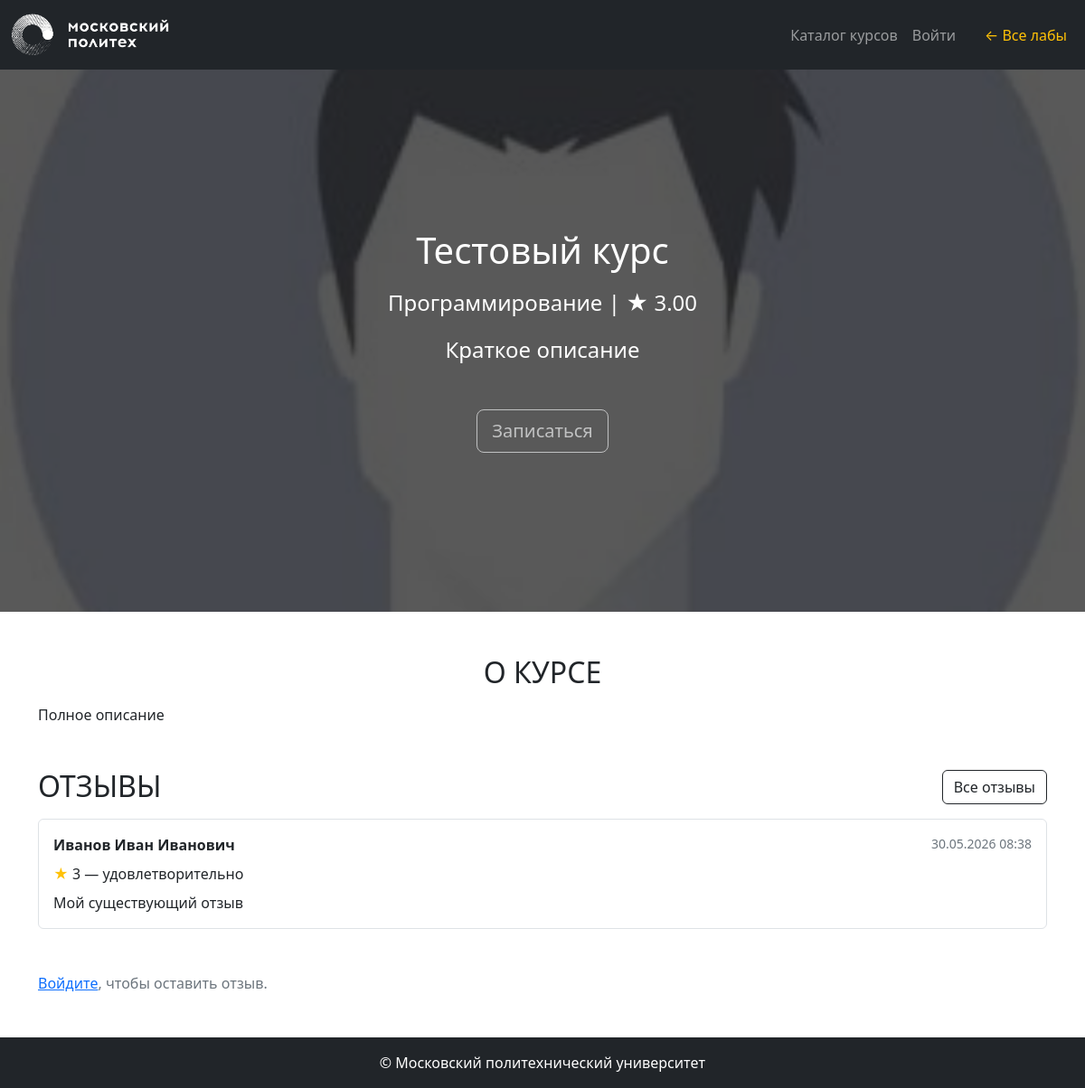
/courses/1, run on the app's committed database.
### models.py (models this page shows, shortened)
class Course(db.Model):
    __tablename__ = 'courses'
    id = db.Column(db.Integer, primary_key=True)
    name = db.Column(db.String(100), nullable=False)
    short_desc = db.Column(db.Text, nullable=False)
    full_desc = db.Column(db.Text, nullable=False)
    rating_sum = db.Column(db.Integer, default=0, nullable=False)
    rating_num = db.Column(db.Integer, default=0, nullable=False)
    category_id = db.Column(db.Integer, db.ForeignKey('categories.id'), nullable=False)
    author_id = db.Column(db.Integer, db.ForeignKey('users.id'), nullable=False)
    background_image_id = db.Column(db.String(100), db.ForeignKey('images.id'), nullable=True)
    created_at = db.Column(db.DateTime, default=datetime.utcnow, nullable=False)
    author = db.relationship('User')
    category = db.relationship('Category', lazy=False)
    bg_image = db.relationship('Image')
    @property
    def rating(self):
        if self.rating_num > 0:
            return self.rating_sum / self.rating_num
        return 0

class Category(db.Model):
    __tablename__ = 'categories'
    id = db.Column(db.Integer, primary_key=True)
    name = db.Column(db.String(100), nullable=False)
    parent_id = db.Column(db.Integer, db.ForeignKey('categories.id'), nullable=True)

class Review(db.Model):
    __tablename__ = 'reviews'
    id = db.Column(db.Integer, primary_key=True)
    rating = db.Column(db.Integer, nullable=False)
    text = db.Column(db.Text, nullable=False)
    created_at = db.Column(db.DateTime, default=datetime.utcnow, nullable=False)
    course_id = db.Column(db.Integer, db.ForeignKey('courses.id'), nullable=False)
    user_id = db.Column(db.Integer, db.ForeignKey('users.id'), nullable=False)
    course = db.relationship('Course', backref=db.backref('reviews', lazy='dynamic'))
    user = db.relationship('User', backref='reviews')
    def rating_label(self):
        return RATING_LABELS.get(self.rating, str(self.rating))

class User(UserMixin, db.Model):
    __tablename__ = 'users'
    id = db.Column(db.Integer, primary_key=True)
    login = db.Column(db.String(100), unique=True, nullable=False)
    password_hash = db.Column(db.String(256), nullable=False)
    surname = db.Column(db.String(100), nullable=True)
    first_name = db.Column(db.String(100), nullable=False)
    patronymic = db.Column(db.String(100), nullable=True)
    role_id = db.Column(db.Integer, db.ForeignKey('roles.id', ondelete='SET NULL'), nullable=True)
    created_at = db.Column(db.DateTime, default=datetime.utcnow, nullable=False)
    role = db.relationship('Role', back_populates='users')
    @property
    def full_name(self):
        parts = [self.surname, self.first_name, self.patronymic]
        return ' '.join(p for p in parts if p)

### lab6/courses.py (the view)
@courses_bp.route('/<int:course_id>')
def show(course_id):
    course = course_repository.get_course_by_id(course_id)
    if course is None:
        abort(404)
    reviews = review_repository.get_latest(course_id)
    return render_template(
        'courses/show.html',
        course=course,
        reviews=reviews,
        **_review_context(course),
    )

### lab6/courses.py (called while the page is built)
def _review_context(course):
    user_review = None
    if current_user.is_authenticated:
        user_review = review_repository.get_user_review(course.id, current_user.id)
    return {
        'user_review': user_review,
        'rating_choices': RATING_CHOICES,
    }

### lab6/repositories/course_repository.py (called while the page is built)
    def get_course_by_id(self, course_id):
        return self.db.session.get(Course, course_id)

### lab6/repositories/review_repository.py (called while the page is built)
    def _base_query(self, course_id):
        return self.db.select(Review).filter_by(course_id=course_id)

    def _apply_sort(self, query, sort):
        if sort == SORT_POSITIVE:
            return query.order_by(Review.rating.desc(), Review.created_at.desc())
        if sort == SORT_NEGATIVE:
            return query.order_by(Review.rating.asc(), Review.created_at.desc())
        return query.order_by(Review.created_at.desc())

    def get_latest(self, course_id, limit=5):
        query = self._apply_sort(self._base_query(course_id), SORT_NEWEST).limit(limit)
        return self.db.session.scalars(query).all()

### visit_logging.py (called while the page is built, shortened)
def register_visit_logging(app):
    @app.before_request
    def log_visit():
        if request.method != 'GET':
            return
        if request.path == '/favicon.ico':
            return
        if request.endpoint and request.endpoint.startswith('static'):
            return
        user_id = None
        visit = VisitLog(path=request.path[:100], user_id=user_id)
        try:
            db.session.add(visit)
            db.session.commit()
        except Exception:
            db.session.rollback()

### templates/lab6/courses/show.html
{% extends 'portal.html' %}
{% block content %}
<div class="title-area position-relative" style="background-image: url({% if course.bg_image %}{{ url_for('lab6.image', image_id=course.background_image_id) }}{% else %}{{ url_for('lab6.static', filename='images/default-profile-picture-300x300.jpeg') }}{% endif %});">
    <div class="h-100 w-100 py-5 d-flex text-center position-absolute" style="background-color: rgba(0, 0, 0, 0.65);">
        <div class="m-auto">
            <h1 class="title mb-3 font-weight-bold">{{ course.name }}</h1>
            <p class="mb-3 mx-auto">
                {{ course.category.name }} | <span>★</span> <span>{{ "%.2f" | format(course.rating) }}</span>
            </p>
            <div class="container">
                <p class="description w-75 mb-5 mx-auto">
                    {{ course.short_desc }}
                </p>
            </div>
            {% if current_user.is_authenticated %}
                <a href="#" class="btn btn-outline-light btn-lg">Перейти к материалам курса</a>
            {% else %}
                <button class="btn btn-outline-light btn-lg" disabled>Записаться</button>
            {% endif %}
        </div>
    </div>
</div>
<div class="container mt-5">
    <section class="about mb-5">
        <h2 class="mb-3 text-center text-uppercase font-weight-bold">О курсе</h2>
        <p>{{ course.full_desc }}</p>
    </section>
    <section class="reviews mb-5">
        <div class="d-flex align-items-center mb-3">
            <h2 class="mb-0 text-uppercase font-weight-bold">Отзывы</h2>
            <a class="btn btn-outline-dark ms-auto" href="{{ url_for('courses.reviews', course_id=course.id) }}">Все отзывы</a>
        </div>
        {% if reviews %}
            {% for review in reviews %}
                {% include 'courses/_review_item.html' %}
            {% endfor %}
        {% else %}
            <p class="text-muted">Пока нет отзывов.</p>
        {% endif %}
    </section>
    <section class="review-form-section mb-5">
        {% if user_review %}
        <div class="card mb-3 border-primary">
            <div class="card-header">Ваш отзыв</div>
            <div class="card-body">
                {% with review=user_review %}
                    {% include 'courses/_review_item.html' %}
                {% endwith %}
            </div>
        </div>
        {% elif current_user.is_authenticated %}
            {% include 'courses/_review_form.html' %}
        {% else %}
            <p class="text-muted">
                <a href="{{ url_for('lab4.login', next=request.url) }}">Войдите</a>, чтобы оставить отзыв.
            </p>
        {% endif %}
    </section>
</div>
{% endblock %}

### templates/lab6/portal.html (shortened to what this page needs)
<!doctype html>
<html lang="ru" class="h-100">
<head>
    <link href="https://cdn.jsdelivr.net/npm/bootstrap@5.2.0-beta1/dist/css/bootstrap.min.css" rel="stylesheet"
>
    <link rel="stylesheet" href="{{ url_for('lab6.static', filename='styles.css') }}">
</head>
<body class="d-flex flex-column h-100">
    <header>
        <nav class="navbar navbar-expand-lg navbar-dark bg-dark">
            <div class="container-fluid">
                <a class="navbar-brand logo" href="{{ url_for('courses.index') }}">
                    <img class="img-fluid" src="{{ url_for('lab6.static', filename='images/polytech_logo.png') }}" alt="polytech-logo">
                </a>
                <div class="collapse navbar-collapse" id="lab6Navbar">
                    <ul class="navbar-nav ms-auto align-items-lg-center">
                        <li class="nav-item">
                            <a class="nav-link" href="{{ url_for('courses.index') }}">Каталог курсов</a>
                        </li>
                        {% if current_user.is_authenticated %}
                            <li class="nav-item">
                                <a class="nav-link" href="{{ url_for('courses.new') }}">Создать курс</a>
                            </li>
                            <li class="nav-item">
                                <a class="nav-link" href="{{ url_for('lab4.change_password') }}">Изменить пароль</a>
                            </li>
                            <li class="nav-item">
                                <a class="nav-link" href="{{ url_for('lab4.logout') }}">Выйти ({{ current_user.login }})</a>
                            </li>
                        {% else %}
                            <li class="nav-item">
                                <a class="nav-link" href="{{ url_for('lab4.login', next=request.url) }}">Войти</a>
                            </li>
                        {% endif %}
                        <li class="nav-item ms-lg-3">
                            <a class="nav-link text-warning" href="/">&larr; Все лабы</a>
                        </li>
                    </ul>
                </div>
            </div>
        </nav>
    </header>
    <main class="main flex-grow-1">
       {% block content %}
       {% endblock %}
    </main>
    <footer class="bg-dark text-white d-flex align-items-center justify-content-center py-3">
        &copy; Московский политехнический университет
    </footer>
</body>
</html>

### templates/lab6/courses/_review_item.html
<div class="review-item mb-3 p-3 border rounded">
    <div class="d-flex justify-content-between align-items-start mb-2">
        <strong>{{ review.user.full_name or review.user.login }}</strong>
        <small class="text-muted">{{ review.created_at.strftime('%d.%m.%Y %H:%M') }}</small>
    </div>
    <p class="mb-2">
        <span class="text-warning">★</span>
        {{ review.rating }} — {{ review.rating_label() }}
    </p>
    <p class="mb-0">{{ review.text }}</p>
</div>

### static/lab6/styles.css (style rules this page uses)
.logo { max-width: 175px; }
.title-area { background-color: black; background-position: center; background-repeat: no-repeat; background-size: cover; color: white; font-size: 1.5rem; min-height: calc(75vh); }

### data on the page
Course: name "Тестовый курс", rating "3.00", short_desc "Краткое описание", full_desc "Полное описание"
Category: category.name "Программирование"
Review: user "Иванов Иван Иванович", created_at "30.05.2026 08:38", rating "3", rating_label "удовлетворительно", text "Мой существующий отзыв"
